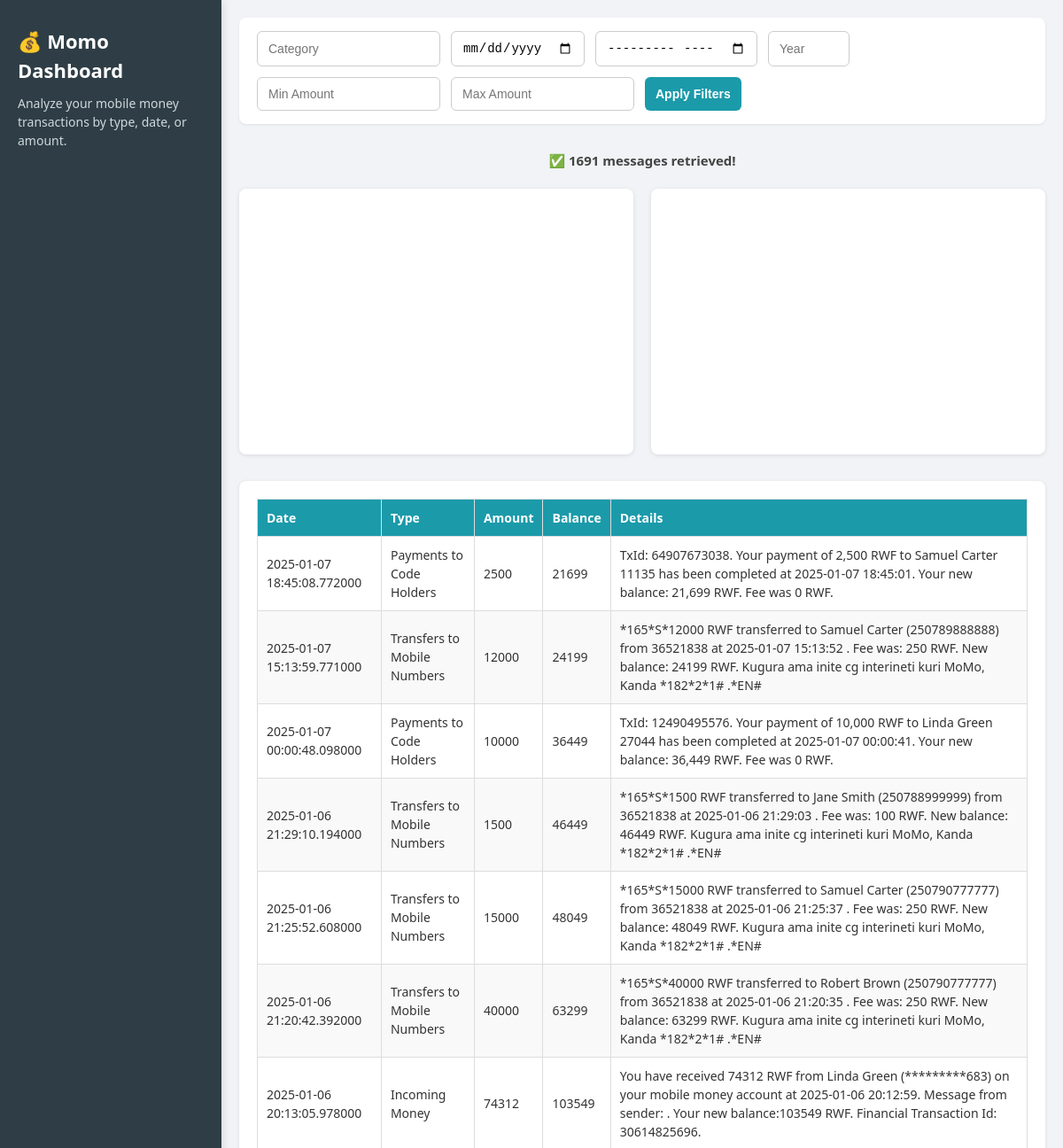
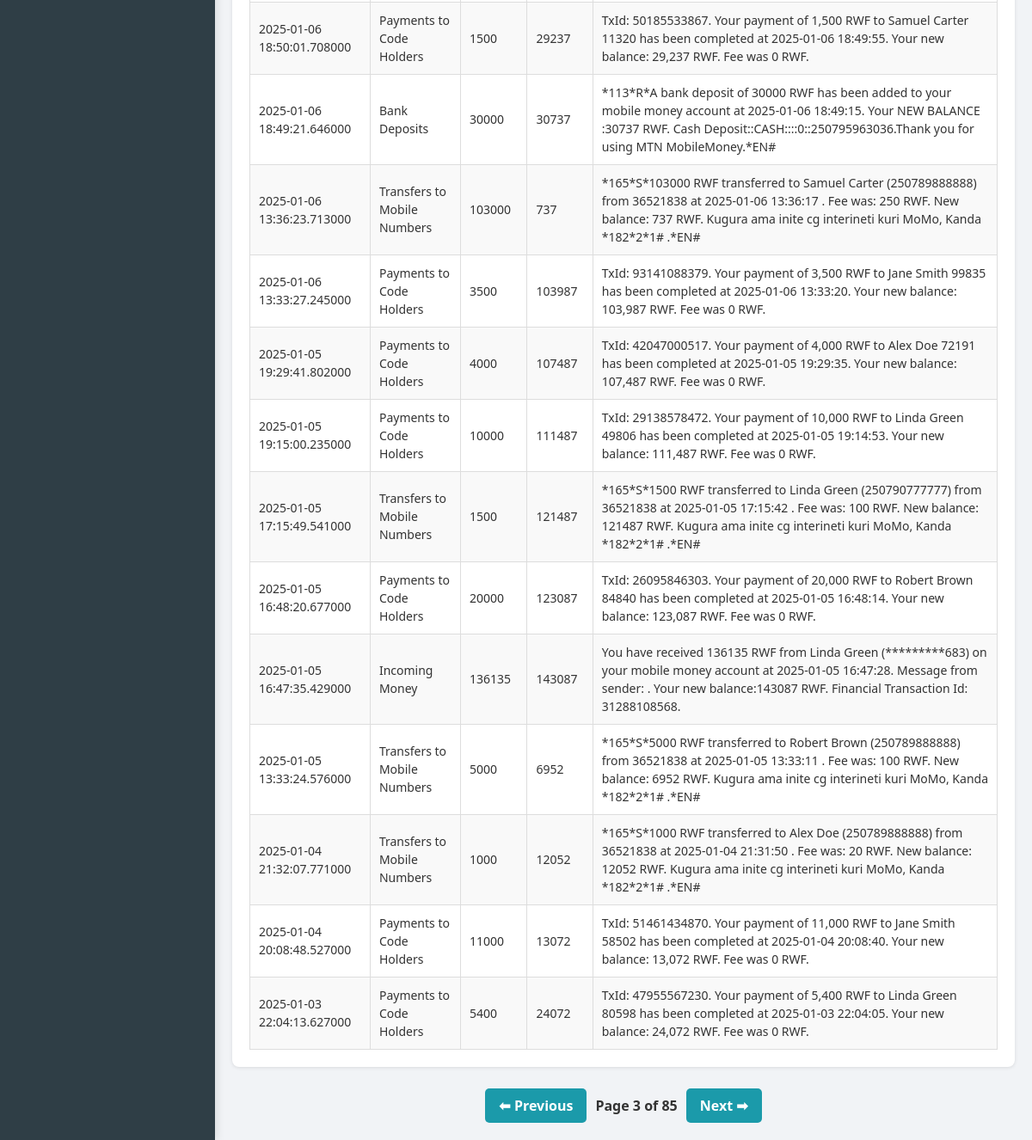
/?page=3, run on the app's committed database (2 pictures, top to bottom).
### tables this page shows
CREATE TABLE messages (
        id INTEGER PRIMARY KEY AUTOINCREMENT,
        date TEXT,
        readable_date TEXT,
        address TEXT,
        body TEXT,
        amount INTEGER,
        balance INTEGER,
        contact_name TEXT,
        category_id INTEGER,
        FOREIGN KEY (category_id) REFERENCES categories (id)
    );

CREATE TABLE categories (
        id INTEGER PRIMARY KEY AUTOINCREMENT,
        category TEXT UNIQUE NOT NULL
    );

### app.py (the view)
@app.route('/')
def index():
    conn = sqlite3.connect("transactions.db")
    c = conn.cursor()
    type_filter = request.args.get('type')
    date_filter = request.args.get('date')
    year_filter = request.args.get('year')
    month_year_filter = request.args.get('month_year')
    min_amt = request.args.get('min_amount')
    max_amt = request.args.get('max_amount')
    page = int(request.args.get('page', 1))
    per_page = 20
    offset = (page - 1) * per_page  # how many items to skip (based on current page).
    base_query = "FROM messages m JOIN categories c ON m.category_id = c.id"
    where_clause = []  # collect SQL filter conditions as strings.
    params = []  # collect the actual values to safely insert into the query (used with ? placeholders to prevent SQL injection).
    if type_filter:
        where_clause.append("c.category = ?")
        params.append(type_filter)
    if date_filter:
        where_clause.append("DATE(m.date) = ?")
        params.append(date_filter)  # Matches a specific date. The DATE() ensures the time portion is removed.
    if month_year_filter:
        where_clause.append("strftime('%Y-%m', m.date) = ?")
        params.append(month_year_filter)  # Matches something like "2025-06"
    if year_filter:
        where_clause.append("strftime('%Y', m.date) = ?")
        params.append(year_filter)
    if min_amt:
        where_clause.append("m.amount >= ?")
        params.append(min_amt)  # Filters messages with amount greater than or equal to min_amt
    if max_amt:
        where_clause.append("m.amount <= ?")
        params.append(max_amt)
    where_sql = " WHERE " + " AND ".join(where_clause) if where_clause else ""
    count_query = f"SELECT COUNT(*) {base_query} {where_sql}"
    c.execute(count_query, params)
    total_messages = c.fetchone()[0]  # fetchone() returns a tuple like (42,), so [0] extracts the number 42.
    total_pages = (total_messages + per_page - 1) // per_page
    query = f'''SELECT m.*, c.category
                {base_query} {where_sql}
                ORDER BY m.date DESC
                LIMIT ? OFFSET ?'''
    paginated_params = params + [per_page, offset]
    c.execute(query, paginated_params)
    messages = c.fetchall()
    chart_query = f'''SELECT c.category, COUNT(*)
                  {base_query} {where_sql}
                  GROUP BY c.category'''
    c.execute(chart_query, params)
    chart_data = c.fetchall()
    conn.close() # Close the connection to the database.
    categories = [r[0] for r in chart_data]  # Recuparate the list of categories.
    counts = [r[1] for r in chart_data]  # Recuparate the list counts of each category.
    selected_category = type_filter or None  # This is used to highlight the selected category in the chart.
    colors = ['#636EFA', '#EF553B', '#00CC96', '#AB63FA', '#FFA15A', '#19D3F3', '#FF6692', '#B6E880']
    highlight_color = '#FFD700'
    pie = go.Figure(data=[go.Pie(
        labels=categories,
        values=counts,
        marker=dict(colors=[
            highlight_color if cat == selected_category else colors[i % len(colors)]
            for i, cat in enumerate(categories)
        ])
    )])
    pie.update_layout(
    title="Transactions by Type",
    height=300,
    margin=dict(t=40, b=20, l=20, r=20)
    )
    bar = go.Figure(data=[go.Bar(
        x=categories,
        y=counts,
        marker=dict(color=[
            highlight_color if cat == selected_category else colors[i % len(colors)]
            for i, cat in enumerate(categories)
        ])
    )])
    bar.update_layout(
    title="Transaction Volume per Category",
    xaxis_title="Category",
    yaxis_title="Count",
    height=300,
    margin=dict(t=40, b=40, l=40, r=20)
    )
    return render_template("index.html",
                           messages=messages,
                           total_messages=total_messages,
                           current_page=page,
                           total_pages=total_pages,
                           pie_chart=pie.to_html(full_html=False, include_plotlyjs=False),
                           bar_chart=bar.to_html(full_html=False, include_plotlyjs=False))

### templates/index.html (shortened to what this page needs)
<!DOCTYPE html>
<html lang="en">
<head>
    <link rel="stylesheet" href="{{ url_for('static', filename='styles.css') }}">
</head>
<body>
    <div class="layout">
        <aside class="sidebar">
            <h1>💰 Momo Dashboard</h1>
            <p>Analyze your mobile money transactions by type, date, or amount.</p>
        </aside>
        <main class="main-content">
            <section class="filter-panel">
                <form method="get" class="filters">
                    <input type="text" name="type" placeholder="Category" value="{{ request.args.get('type', '') }}">
                    <input type="date" name="date" value="{{ request.args.get('date', '') }}">
                    <input type="month" name="month_year" value="{{ request.args.get('month_year', '') }}">
                    <input type="number" name="year" placeholder="Year" min="2000" max="2100" value="{{ request.args.get('year', '') }}">
                    <input type="number" name="min_amount" placeholder="Min Amount" value="{{ request.args.get('min_amount', '') }}">
                    <input type="number" name="max_amount" placeholder="Max Amount" value="{{ request.args.get('max_amount', '') }}">
                    <button type="submit">Apply Filters</button>
                </form>
            </section>
            <section class="summary">
                {% if messages %}
                    <p>✅ {{ total_messages }} message{{ 's' if total_messages != 1 else '' }} retrieved!</p>
                {% else %}
                    <p>⚠️ No messages matched the filters.</p>
                {% endif %}
            </section>
            <section class="charts-grid">
                <div class="chart-card">
                    {{ pie_chart | safe }}
                </div>
                <div class="chart-card">
                    {{ bar_chart | safe }}
                </div>
            </section>
            <section class="table-section">
                <div class="table-wrapper">
                    <table>
                        <thead>
                            <tr>
                                <th>Date</th>
                                <th>Type</th>
                                <th>Amount</th>
                                <th>Balance</th>
                                <th>Details</th>
                            </tr>
                        </thead>
                        <tbody>
                            {% for msg in messages %}
                            <tr>
                                <td>{{ msg[1] }}</td>
                                <td>{{ msg[-1] }}</td>
                                <td>{{ msg[5] }}</td>
                                <td>{{ msg[6] }}</td>
                                <td>{{ msg[4] }}</td>
                            </tr>
                            {% endfor %}
                        </tbody>
                    </table>
                </div>
            </section>
            {% if total_pages > 1 %}
            <div class="pagination">
                {% if current_page > 1 %}
                <a href="{{ url_for('index') }}?{% for k, v in request.args.items() if k != 'page' %}{{ k }}={{ v }}&{% endfor %}page={{ current_page - 1 }}">⬅ Previous</a>
                {% endif %}
                <span>Page {{ current_page }} of {{ total_pages }}</span>
                {% if current_page < total_pages %}
                <a href="{{ url_for('index') }}?{% for k, v in request.args.items() if k != 'page' %}{{ k }}={{ v }}&{% endfor %}page={{ current_page + 1 }}">Next ➡</a>
                {% endif %}
            </div>
            {% endif %}
        </main>
    </div>
</body>
</html>

### static/styles.css (style rules this page uses)
* { box-sizing: border-box; margin: 0; padding: 0; }
body { font-family: 'Segoe UI', Tahoma, Geneva, Verdana, sans-serif; background-color: #f1f3f6; color: #333; line-height: 1.5; }
.layout { display: flex; min-height: 100vh; }
.sidebar { width: 250px; background-color: #2f3e46; color: #fff; padding: 30px 20px; box-shadow: 2px 0 10px rgba(0,0,0,0.1); }
.sidebar h1 { font-size: 22px; margin-bottom: 10px; }
.sidebar p { font-size: 14px; color: #cfd8dc; }
.main-content { flex: 1; display: flex; flex-direction: column; padding: 20px; }
.filter-panel { background-color: #fff; padding: 15px 20px; border-radius: 8px; box-shadow: 0 1px 3px rgba(0,0,0,0.08); margin-bottom: 20px; }
form.filters { display: flex; flex-wrap: wrap; gap: 12px; justify-content: flex-start; }
form input, form button { padding: 10px 12px; border: 1px solid #ccc; border-radius: 6px; font-size: 14px; transition: all 0.3s ease; }
form button { background-color: #1b9aaa; color: #fff; font-weight: 600; cursor: pointer; border: none; }
.summary { font-size: 15px; font-weight: bold; color: #444; margin: 10px 0 20px; text-align: center; }
.charts-grid { display: grid; grid-template-columns: 1fr 1fr; gap: 20px; margin-bottom: 30px; }
.chart-card { background-color: #fff; border-radius: 8px; padding: 10px; box-shadow: 0 1px 5px rgba(0,0,0,0.1); height: 300px; overflow: hidden; }
.chart-card iframe, .chart-card div { width: 100% !important; height: 100% !important; }
.table-section { background-color: #fff; border-radius: 8px; padding: 20px; box-shadow: 0 1px 4px rgba(0,0,0,0.1); }
table { width: 100%; border-collapse: collapse; font-size: 14px; }
thead { background-color: #1b9aaa; color: #fff; }
th, td { border: 1px solid #ddd; padding: 10px; text-align: left; }
tbody tr:nth-child(even) { background-color: #f9f9f9; }
.pagination { display: flex; justify-content: center; align-items: center; gap: 10px; margin-top: 25px; }
.pagination a { padding: 8px 16px; background-color: #1b9aaa; color: white; text-decoration: none; border-radius: 5px; font-weight: 600; transition: background-color 0.2s ease, transform 0.2s ease; }
.pagination span { font-weight: bold; color: #333; }

### data on the page
messages: date "2025-01-07 18:45:08.772000", category "Payments to Code Holders", amount "2500", balance "21699", body "TxId: 64907673038. Your payment of 2,500 RWF to Samuel Carter 11135 has been completed at 2025-01-07 18:45:01. Your new balance: 21,699 RWF. Fee was 0 RWF."
messages: date "2025-01-07 15:13:59.771000", category "Transfers to Mobile Numbers", amount "12000", balance "24199", body "*165*S*12000 RWF transferred to Samuel Carter (250789888888) from 36521838 at 2025-01-07 15:13:52 . Fee was: 250 RWF. New balance: 24199 RWF. Kugura ama inite cg interineti kuri MoMo, Kanda *182*2*1# .*EN#"
messages: date "2025-01-07 00:00:48.098000", category "Payments to Code Holders", amount "10000", balance "36449", body "TxId: 12490495576. Your payment of 10,000 RWF to Linda Green 27044 has been completed at 2025-01-07 00:00:41. Your new balance: 36,449 RWF. Fee was 0 RWF."
messages: date "2025-01-06 21:29:10.194000", category "Transfers to Mobile Numbers", amount "1500", balance "46449", body "*165*S*1500 RWF transferred to Jane Smith (250788999999) from 36521838 at 2025-01-06 21:29:03 . Fee was: 100 RWF. New balance: 46449 RWF. Kugura ama inite cg interineti kuri MoMo, Kanda *182*2*1# .*EN#"
messages: date "2025-01-06 21:25:52.608000", category "Transfers to Mobile Numbers", amount "15000", balance "48049", body "*165*S*15000 RWF transferred to Samuel Carter (250790777777) from 36521838 at 2025-01-06 21:25:37 . Fee was: 250 RWF. New balance: 48049 RWF. Kugura ama inite cg interineti kuri MoMo, Kanda *182*2*1# .*EN#"
messages: date "2025-01-06 21:20:42.392000", category "Transfers to Mobile Numbers", amount "40000", balance "63299", body "*165*S*40000 RWF transferred to Robert Brown (250790777777) from 36521838 at 2025-01-06 21:20:35 . Fee was: 250 RWF. New balance: 63299 RWF. Kugura ama inite cg interineti kuri MoMo, Kanda *182*2*1# .*EN#"
messages: date "2025-01-06 20:13:05.978000", category "Incoming Money", amount "74312", balance "103549", body "You have received 74312 RWF from Linda Green (*********683) on your mobile money account at 2025-01-06 20:12:59. Message from sender: . Your new balance:103549 RWF. Financial Transaction Id: 30614825696."
messages: date "2025-01-06 18:50:01.708000", category "Payments to Code Holders", amount "1500", balance "29237", body "TxId: 50185533867. Your payment of 1,500 RWF to Samuel Carter 11320 has been completed at 2025-01-06 18:49:55. Your new balance: 29,237 RWF. Fee was 0 RWF."
messages: date "2025-01-06 18:49:21.646000", category "Bank Deposits", amount "30000", balance "30737", body "*113*R*A bank deposit of 30000 RWF has been added to your mobile money account at 2025-01-06 18:49:15. Your NEW BALANCE :30737 RWF. Cash Deposit::CASH::::0::250795963036.Thank you for using MTN MobileMoney.*EN#"
messages: date "2025-01-06 13:36:23.713000", category "Transfers to Mobile Numbers", amount "103000", balance "737", body "*165*S*103000 RWF transferred to Samuel Carter (250789888888) from 36521838 at 2025-01-06 13:36:17 . Fee was: 250 RWF. New balance: 737 RWF. Kugura ama inite cg interineti kuri MoMo, Kanda *182*2*1# .*EN#"
messages: date "2025-01-06 13:33:27.245000", category "Payments to Code Holders", amount "3500", balance "103987", body "TxId: 93141088379. Your payment of 3,500 RWF to Jane Smith 99835 has been completed at 2025-01-06 13:33:20. Your new balance: 103,987 RWF. Fee was 0 RWF."
messages: date "2025-01-05 19:29:41.802000", category "Payments to Code Holders", amount "4000", balance "107487", body "TxId: 42047000517. Your payment of 4,000 RWF to Alex Doe 72191 has been completed at 2025-01-05 19:29:35. Your new balance: 107,487 RWF. Fee was 0 RWF."
messages: date "2025-01-05 19:15:00.235000", category "Payments to Code Holders", amount "10000", balance "111487", body "TxId: 29138578472. Your payment of 10,000 RWF to Linda Green 49806 has been completed at 2025-01-05 19:14:53. Your new balance: 111,487 RWF. Fee was 0 RWF."
messages: date "2025-01-05 17:15:49.541000", category "Transfers to Mobile Numbers", amount "1500", balance "121487", body "*165*S*1500 RWF transferred to Linda Green (250790777777) from 36521838 at 2025-01-05 17:15:42 . Fee was: 100 RWF. New balance: 121487 RWF. Kugura ama inite cg interineti kuri MoMo, Kanda *182*2*1# .*EN#"
messages: date "2025-01-05 16:48:20.677000", category "Payments to Code Holders", amount "20000", balance "123087", body "TxId: 26095846303. Your payment of 20,000 RWF to Robert Brown 84840 has been completed at 2025-01-05 16:48:14. Your new balance: 123,087 RWF. Fee was 0 RWF."
messages: date "2025-01-05 16:47:35.429000", category "Incoming Money", amount "136135", balance "143087", body "You have received 136135 RWF from Linda Green (*********683) on your mobile money account at 2025-01-05 16:47:28. Message from sender: . Your new balance:143087 RWF. Financial Transaction Id: 31288108568."
messages: date "2025-01-05 13:33:24.576000", category "Transfers to Mobile Numbers", amount "5000", balance "6952", body "*165*S*5000 RWF transferred to Robert Brown (250789888888) from 36521838 at 2025-01-05 13:33:11 . Fee was: 100 RWF. New balance: 6952 RWF. Kugura ama inite cg interineti kuri MoMo, Kanda *182*2*1# .*EN#"
messages: date "2025-01-04 21:32:07.771000", category "Transfers to Mobile Numbers", amount "1000", balance "12052", body "*165*S*1000 RWF transferred to Alex Doe (250789888888) from 36521838 at 2025-01-04 21:31:50 . Fee was: 20 RWF. New balance: 12052 RWF. Kugura ama inite cg interineti kuri MoMo, Kanda *182*2*1# .*EN#"
messages: date "2025-01-04 20:08:48.527000", category "Payments to Code Holders", amount "11000", balance "13072", body "TxId: 51461434870. Your payment of 11,000 RWF to Jane Smith 58502 has been completed at 2025-01-04 20:08:40. Your new balance: 13,072 RWF. Fee was 0 RWF."
messages: date "2025-01-03 22:04:13.627000", category "Payments to Code Holders", amount "5400", balance "24072", body "TxId: 47955567230. Your payment of 5,400 RWF to Linda Green 80598 has been completed at 2025-01-03 22:04:05. Your new balance: 24,072 RWF. Fee was 0 RWF."

### other printed values
{{ total_messages }} "1691"
{{ 's' if total_messages != 1 else '' }} "s"
{{ current_page }} "3"
{{ total_pages }} "85"
